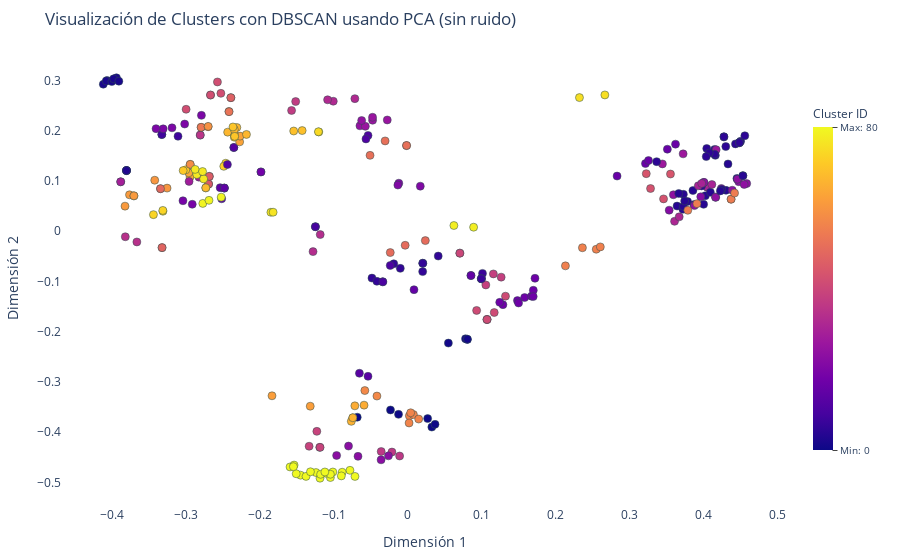
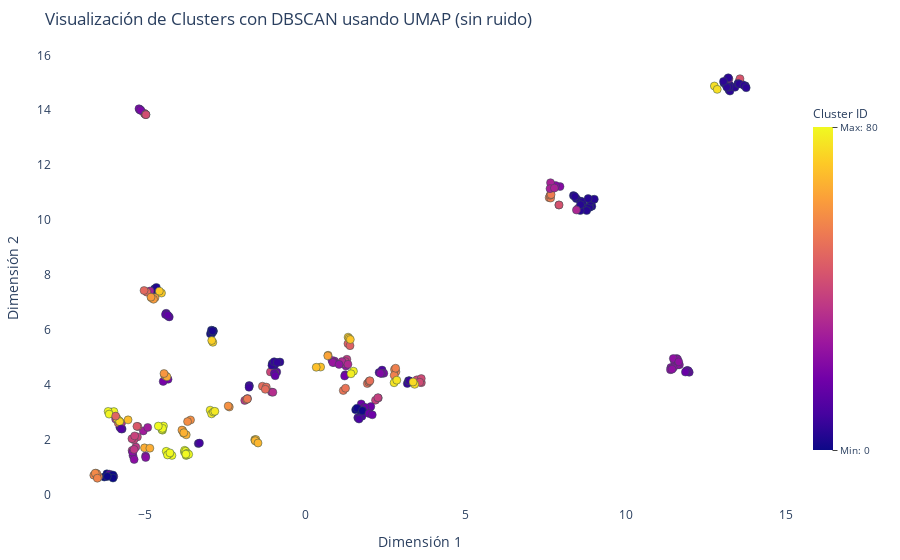

The notebook cell these images were saved under, in order:
### Markdown cell above
## Análisis de Clustering con DBSCAN y Visualización de Resultados

Este proceso realiza el clustering de productos utilizando el algoritmo **DBSCAN** sobre los embeddings generados a partir de los títulos de los productos. Los resultados se evalúan utilizando métricas como **Silhouette Score** y **Davies-Bouldin Score**, y se visualizan mediante reducción de dimensiones utilizando **PCA** y **UMAP**. El análisis se realiza solo sobre los puntos válidos, excluyendo el ruido identificado por DBSCAN.

## Proceso

### 1. **Aplicación de DBSCAN:**
   - Se utiliza el algoritmo **DBSCAN** para realizar el clustering de los productos, con los siguientes parámetros:
     - `eps = 0.4`: Distancia máxima entre dos muestras para ser consideradas en el mismo cluster.
     - `min_samples = 2`: Número mínimo de puntos necesarios para formar un cluster.
   
   El algoritmo DBSCAN agrupa productos en clusters basados en la densidad y marca como "ruido" aquellos puntos que no cumplen con los requisitos para formar parte de ningún cluster.

### 2. **Evaluación del Clustering:**
   - **Silhouette Score (sin ruido):** Mide la cohesión y separación de los clusters. Un valor cercano a 1 indica que los clusters están bien separados.
   - **Davies-Bouldin Score (sin ruido):** Mide la dispersión de los clusters. Un valor bajo indica una buena separación entre los clusters.
   - **Porcentaje de Ruido:** Calcula el porcentaje de puntos que han sido clasificados como ruido (etiquetados como `-1` por DBSCAN).

### 3. **Reducción de Dimensiones:**
   - **PCA (Principal Component Analysis):** Se utiliza para reducir las dimensiones de los embeddings a 2D, permitiendo visualizar cómo se distribuyen los productos en el espacio de características.
   - **UMAP (Uniform Manifold Approximation and Projection):** Otra técnica de reducción de dimensiones que preserva las relaciones locales y ayuda a visualizar la estructura de los clusters en 2D.

### 4. **Visualización de los Resultados:**
   - Se generan gráficos interactivos utilizando **Plotly** para mostrar la distribución de los productos en 2D usando **PCA** y **UMAP**.
   - Los productos se colorean según el cluster al que han sido asignados, permitiendo una fácil visualización de la estructura de los datos.

---

## Resultados

### **Métricas de Evaluación:**
   - **Silhouette Score (sin ruido):** [Valor calculado]
   - **Davies-Bouldin Score (sin ruido):** [Valor calculado]
   - **Porcentaje de Ruido:** [Valor calculado]

### **Gráficas:**
   - **PCA (2D):** Muestra la distribución de los productos reducidos a 2D y cómo se agrupan en clusters.
   - **UMAP (2D):** Proporciona una visualización alternativa de los clusters en un espacio reducido de 2 dimensiones.

---

## Ventajas

- **Evaluación precisa del clustering:** Las métricas de Silhouette y Davies-Bouldin permiten una evaluación detallada de la calidad del clustering.
- **Visualización intuitiva:** Las técnicas de reducción de dimensiones como PCA y UMAP junto con las visualizaciones interactivas facilitan la exploración de los clusters y la identificación de patrones.
- **Detección de ruido:** DBSCAN permite identificar puntos que no se ajustan bien a ningún cluster, etiquetándolos como ruido.

---

## Consideraciones

- **Ruido en DBSCAN:** DBSCAN puede marcar como ruido puntos que no se ajustan a ningún cluster denso. Es importante considerar la cantidad de ruido al evaluar los resultados.
- **Selección de parámetros:** La elección de los parámetros `eps` y `min_samples` influye directamente en el número y la calidad de los clusters. Estos parámetros deben ajustarse según la densidad de los datos.

--- 

Este análisis es útil para explorar patrones en grandes volúmenes de datos, como los productos de un marketplace, y mejorar la categorización de productos relacionados.

### Code cell
from sklearn.metrics import silhouette_score, davies_bouldin_score
from sklearn.decomposition import PCA
import umap
import plotly.express as px

# Parámetros de DBSCAN
eps = 0.4  # Distancia máxima para formar un cluster
min_samples = 2  # Número mínimo de puntos por cluster
labels, dbscan = dbscan_clustering(X_emb, eps, min_samples)

# Agregar las etiquetas al DataFrame
df['cluster'] = labels

# Filtrar solo puntos asignados a clusters válidos (excluir ruido)
valid_points = labels != -1
X_emb_valid = X_emb[valid_points]
labels_valid = labels[valid_points]
df_valid = df[valid_points]

# Calcular métricas de evaluación para clusters válidos
if len(set(labels_valid)) > 1:  # Al menos 2 clusters válidos
    silhouette_avg = silhouette_score(X_emb_valid, labels_valid)
    davies_bouldin_avg = davies_bouldin_score(X_emb_valid, labels_valid)
    print(f"Silhouette Score (sin ruido): {silhouette_avg:.4f}")
    print(f"Davies-Bouldin Score (sin ruido): {davies_bouldin_avg:.4f}")
else:
    print("No se pueden calcular métricas: menos de dos clusters válidos.")

# Calcular porcentaje de ruido
noise_ratio = (labels == -1).sum() / len(labels)
print(f"Porcentaje de ruido detectado: {noise_ratio:.2%}")

# Reducir dimensiones con PCA (2D) para puntos válidos
pca_2d = PCA(n_components=2)
X_pca_2d_valid = pca_2d.fit_transform(X_emb_valid)

# Reducir dimensiones con UMAP (2D) para puntos válidos
umap_reducer_2d = umap.UMAP(n_components=2, random_state=42)
X_umap_2d_valid = umap_reducer_2d.fit_transform(X_emb_valid)

# Función para personalizar visualización
def customize_plot(fig, title):
    fig.update_traces(marker=dict(size=8, line=dict(width=0.5, color='DarkSlateGrey')))
    fig.update_layout(
        title=title,
        coloraxis_colorbar=dict(
            title="Cluster ID",
            thickness=20,
            len=0.8,
            ticks="outside",
            tickvals=[df_valid['cluster'].min(), df_valid['cluster'].max()],  # Solo rango inicial y final
            ticktext=[f"Min: {df_valid['cluster'].min()}", f"Max: {df_valid['cluster'].max()}"],
            tickfont=dict(size=10),
        ),
        margin=dict(l=50, r=50, t=50, b=50),
        plot_bgcolor="white",  # Fondo blanco
        xaxis=dict(title="Dimensión 1", showgrid=False),  # Quitar rejillas
        yaxis=dict(title="Dimensión 2", showgrid=False)   # Quitar rejillas
    )
    return fig

# Visualización interactiva con PCA (2D) y barra de colores
pca_2d_fig = px.scatter(
    x=X_pca_2d_valid[:, 0], 
    y=X_pca_2d_valid[:, 1], 
    color=labels_valid,  # Color continuo para barra de colores
    hover_data={'Título': df_valid['title_std'], 'Cluster': labels_valid},
    labels={'x': 'Componente Principal 1', 'y': 'Componente Principal 2', 'color': 'Clusters'}
)

# Personalizar la visualización PCA
pca_2d_fig = customize_plot(pca_2d_fig, "Visualización de Clusters con DBSCAN usando PCA (sin ruido)")
pca_2d_fig.show()

# Visualización interactiva con UMAP (2D) y barra de colores
umap_2d_fig = px.scatter(
    x=X_umap_2d_valid[:, 0], 
    y=X_umap_2d_valid[:, 1], 
    color=labels_valid,  # Color continuo para barra de colores
    hover_data={'Título': df_valid['title_std'], 'Cluster': labels_valid},
    labels={'x': 'Dimensión 1', 'y': 'Dimensión 2', 'color': 'Clusters'}
)

# Personalizar la visualización UMAP
umap_2d_fig = customize_plot(umap_2d_fig, "Visualización de Clusters con DBSCAN usando UMAP (sin ruido)")
umap_2d_fig.show()

### Figure 1 — Plotly figure (JSON) as saved in the notebook; plotly's stock layout.template omitted (floating-point values rounded to 4 significant figures; data arrays with more than 128 entries replaced by an {"elided": "..."} marker saying what was removed)
{"data": [{"customdata": {"elided": "307x2 mixed values"}, "hovertemplate": "Componente Principal 1=%{x}<br>Componente Principal 2=%{y}<br>Título=%{customdata[0]}<br>Cluster=%{customdata[1]}<br>Clusters=%{marker.color}<extra></extra>", "legendgroup": "", "marker": {"color": {"elided": "307 int values"}, "coloraxis": "coloraxis", "line": {"color": "DarkSlateGrey", "width": 0.5}, "size": 8, "symbol": "circle"}, "mode": "markers", "name": "", "orientation": "v", "showlegend": false, "type": "scatter", "x": {"elided": "307 float values"}, "xaxis": "x", "y": {"elided": "307 float values"}, "yaxis": "y"}], "layout": {"coloraxis": {"colorbar": {"len": 0.8, "thickness": 20, "tickfont": {"size": 10}, "ticks": "outside", "ticktext": ["Min: 0", "Max: 80"], "tickvals": [0, 80], "title": {"text": "Cluster ID"}}, "colorscale": [[0, "#0d0887"], [0.1111, "#46039f"], [0.2222, "#7201a8"], [0.3333, "#9c179e"], [0.4444, "#bd3786"], [0.5556, "#d8576b"], [0.6667, "#ed7953"], [0.7778, "#fb9f3a"], [0.8889, "#fdca26"], [1, "#f0f921"]]}, "legend": {"tracegroupgap": 0}, "margin": {"b": 50, "l": 50, "r": 50, "t": 50}, "plot_bgcolor": "white", "title": {"text": "Visualización de Clusters con DBSCAN usando PCA (sin ruido)"}, "xaxis": {"anchor": "y", "domain": [0, 1], "showgrid": false, "title": {"text": "Dimensión 1"}}, "yaxis": {"anchor": "x", "domain": [0, 1], "showgrid": false, "title": {"text": "Dimensión 2"}}}}

### Figure 2 — Plotly figure (JSON) as saved in the notebook; plotly's stock layout.template omitted (floating-point values rounded to 4 significant figures; data arrays with more than 128 entries replaced by an {"elided": "..."} marker saying what was removed)
{"data": [{"customdata": {"elided": "307x2 mixed values"}, "hovertemplate": "Dimensión 1=%{x}<br>Dimensión 2=%{y}<br>Título=%{customdata[0]}<br>Cluster=%{customdata[1]}<br>Clusters=%{marker.color}<extra></extra>", "legendgroup": "", "marker": {"color": {"elided": "307 int values"}, "coloraxis": "coloraxis", "line": {"color": "DarkSlateGrey", "width": 0.5}, "size": 8, "symbol": "circle"}, "mode": "markers", "name": "", "orientation": "v", "showlegend": false, "type": "scatter", "x": {"elided": "307 float values"}, "xaxis": "x", "y": {"elided": "307 float values"}, "yaxis": "y"}], "layout": {"coloraxis": {"colorbar": {"len": 0.8, "thickness": 20, "tickfont": {"size": 10}, "ticks": "outside", "ticktext": ["Min: 0", "Max: 80"], "tickvals": [0, 80], "title": {"text": "Cluster ID"}}, "colorscale": [[0, "#0d0887"], [0.1111, "#46039f"], [0.2222, "#7201a8"], [0.3333, "#9c179e"], [0.4444, "#bd3786"], [0.5556, "#d8576b"], [0.6667, "#ed7953"], [0.7778, "#fb9f3a"], [0.8889, "#fdca26"], [1, "#f0f921"]]}, "legend": {"tracegroupgap": 0}, "margin": {"b": 50, "l": 50, "r": 50, "t": 50}, "plot_bgcolor": "white", "title": {"text": "Visualización de Clusters con DBSCAN usando UMAP (sin ruido)"}, "xaxis": {"anchor": "y", "domain": [0, 1], "showgrid": false, "title": {"text": "Dimensión 1"}}, "yaxis": {"anchor": "x", "domain": [0, 1], "showgrid": false, "title": {"text": "Dimensión 2"}}}}
